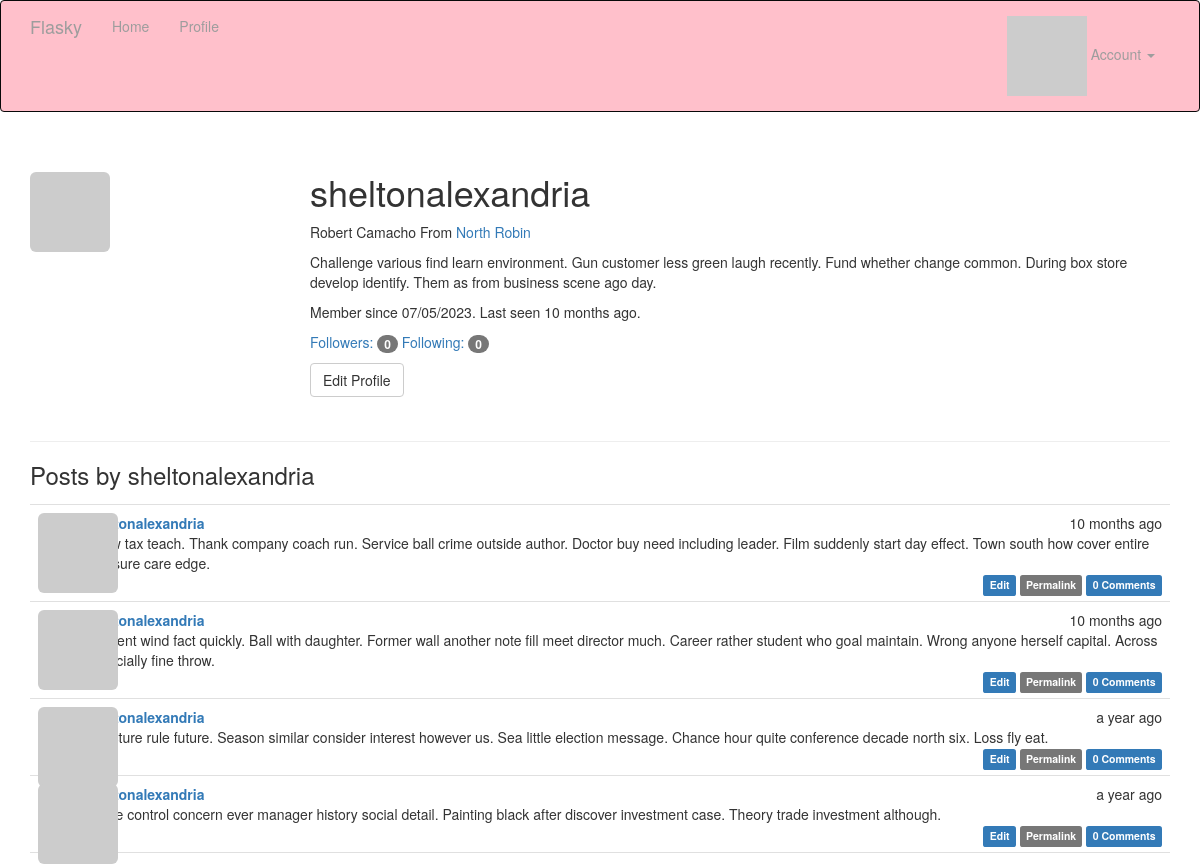
The app's page /user/sheltonalexandria (signed in) with its own data.
### app/models.py (models this page shows, shortened)
class User(UserMixin, db.Model):
    __tablename__ = 'users'
    id = db.Column(db.Integer, primary_key=True)
    email = db.Column(db.String(64), unique=True, index=True)
    username = db.Column(db.String(64), unique=True, index=True)  # index=True表示在该列上创建索引，以提高查询的性能
    role_id = db.Column(db.Integer, db.ForeignKey('roles.id'))  # 定义外键
    password_hash = db.Column(db.String(128))  # 用于存储密码的哈希值
    confirmed = db.Column(db.Boolean, default=False)
    name = db.Column(db.String(64))
    location = db.Column(db.String(64))
    about_me = db.Column(db.Text())
    member_since = db.Column(db.DateTime(), default=datetime.utcnow)
    last_seen = db.Column(db.DateTime(), default=datetime.utcnow)
    avatar_hash = db.Column(db.String(32))  # 使用缓存的MD5散列值生成Gravatar URL
    posts = db.relationship('Post', backref='author', lazy='dynamic')
    comments = db.relationship('Comment', backref='author', lazy='dynamic')
    followed = db.relationship('Follow',
                               foreign_keys=[Follow.follower_id],  # 用于指定外键的字段
                               backref=db.backref('follower', lazy='joined'),  # 用于定义反向引用
                               lazy='dynamic',
                               cascade='all, delete-orphan')  # 删除记录的实体
    followers = db.relationship('Follow',
                                foreign_keys=[Follow.followed_id],
                                backref=db.backref('followed', lazy='joined'),
                                lazy='dynamic',
                                cascade='all, delete-orphan')
    @property  # 定义了一个属性方法password，用于获取密码值
    def password(self):
        raise AttributeError('password is not a readable attribute')
    def can(self, perm):
        return self.role is not None and self.role.has_permission(perm)
    def is_administrator(self):
        return self.can(Permission.ADMIN)
    def ping(self):
        self.last_seen = datetime.utcnow()
        db.session.add(self)
        db.session.commit()
    def gravatar(self, size=100, default='identicon', rating='g'):  # rating='g': 头像评级参数
        if request.is_secure:
            url = 'https://secure.gravatar.com/avatar'
        else:
            url = 'http://www.gravatar.com/avatar'
        hash = self.avatar_hash or self.gravatar_hash()
        return '{url}/{hash}?s={size}&d={default}&r={rating}'.format(
            url=url, hash=hash, size=size, default=default, rating=rating)

class Post(db.Model):
    __tablename__ = 'posts'
    id = db.Column(db.Integer, primary_key=True)
    body = db.Column(db.Text)
    body_html = db.Column(db.Text)
    timestamp = db.Column(db.DateTime, index=True, default=datetime.utcnow)
    author_id = db.Column(db.Integer, db.ForeignKey('users.id'))
    comments = db.relationship('Comment', backref='post', lazy='dynamic')

### app/main/views.py (the view)
@main.route('/user/<username>')
def user(username):
    user = User.query.filter_by(username=username).first()
    if user is None:
        abort(404)
    posts = user.posts.order_by(Post.timestamp.desc()).all()
    return render_template('user.html', user=user, posts=posts)

### app/auth/views.py (called while the page is built)
@auth.before_app_request
def before_request():
    if current_user.is_authenticated:
            current_user.ping()
            if not current_user.confirmed \
                    and request.endpoint \
                    and request.blueprint != 'auth' \
                    and request.endpoint != 'static':
                return redirect(url_for('auth.unconfirmed'))

### app/main/__init__.py (called while the page is built)
@main.app_context_processor
def inject_permissions():
    return dict(Permission=Permission)

### app/main/views.py (called while the page is built)
@main.after_app_request
def after_request(response):
    for query in get_debug_queries():
        if query.duration >= current_app.config['FLASKY_SLOW_DB_QUERY_TIME']:
            current_app.logger.warning(
                'Slow query: %s\nParameters: %ss\nDuration: %fs\nContext: %s\n' %
                    (query.statement, query.parameters, query.duration, query.context))
    return response

### app/models.py (called while the page is built)
@login_manager.user_loader
def load_user(user_id):
    return User.query.get(int(user_id))

    def has_permission(self, perm):
        return self.permissions & perm == perm

### app/templates/user.html (shortened to what this page needs)
{% extends "base.html" %}
{% block page_content %}
<div class="page-header">
    <img class="img-rounded profile-thumbnail" src="{{ user.gravatar(size=256) }}">
    <div class="profile-header">
        <h1>{{ user.username }}</h1>
        {% if user.name or user.location %}
        <p>
            {% if user.name %}{{ user.name }}{% endif %}
            {% if user.location %}
                From <a href="http://maps.google.com/?q={{ user.location }}">
                    {{ user.location }}
                </a>
            {% endif %}
        </p>
        {% endif %}
        {% if user.about_me %}<p>{{ user.about_me }}</p>{% endif %}
        <p>
            Member since {{ moment(user.member_since).format('L') }}.
            Last seen {{ moment(user.last_seen).fromNow() }}.
        </p>
        <p>
            <a href="{{ url_for('.followers', username=user.username) }}">
                Followers: <span class="badge">{{ user.followers.count() - 1 }}</span>
            </a>
            <a href="{{ url_for('.followed_by', username=user.username) }}">
                Following: <span class="badge">{{ user.followed.count() - 1 }}</span>
            </a>
        </p>
        <p>
            {% if user == current_user %}
            <a class="btn btn-default" href="{{ url_for('.edit_profile') }}">
                Edit Profile
            </a>
            {% endif %}
        </p>
    </div>
</div>
<h3>Posts by {{ user.username }}</h3>
{% include '_posts.html' %}
{% endblock %}

### app/templates/base.html (shortened to what this page needs)
{% extends "bootstrap/base.html" %}
{% block head %}
{{ super() }}
<link rel="stylesheet" type="text/css" href="{{ url_for('static', filename='styles.css') }}">
{% endblock %}
{% block navbar %}
<div class="navbar navbar-inverse" role="navigation" style="background-color: pink;">
    <div class="container">
        <div class="navbar-header">
                <a class="navbar-brand" href="/">Flasky</a>
        </div>
        <div class="navbar-collapse collapse">
            <ul class="nav navbar-nav">
                <li><a href='/'>Home</a></li>
            </ul>
            <ul class="nav navbar-nav">
                {% if current_user.is_authenticated %}
                <li><a href="{{ url_for('main.user', username=current_user.username) }}">Profile</a></li>
                {% endif %}
            </ul>
            <ul class="nav navbar-nav navbar-right">
                {% if current_user.is_authenticated %}
                <li class="dropdown">
                    <a href="#" class="dropdown-toggle" data-toggle="dropdown">
                        <img src="{{ current_user.gravatar(size=18) }}">
                        Account <b class="caret"></b>
                    </a>
                </li>
                {% else %}
                <li><a href="{{ url_for('auth.login') }}">Log In</a></li>
                {% endif %}
            </ul>
        </div>
    </div>
</div>
{% endblock %}
{% block content %}
<div class="container">
    {% block page_content %}{% endblock %}
</div>
{% endblock %}

### app/templates/_posts.html
<ul class="posts">
    {% for post in posts %}
    <li class="post">
        <div class="profile-thumbnail">
            <a href="{{ url_for('.user', username=post.author.username) }}">
                <img class="img-rounded profile-thumbnail" src="{{ post.author.gravatar(size=40) if post.author else '/static/default_avatar.jpg' }}">
            </a>
        </div>
        <div class="post-content">
            <div class="post-date">{{ moment(post.timestamp).fromNow() }}</div>
            <div class="post-author">
                <a href="{{ url_for('.user', username=post.author.username) }}">
                    {{ post.author.username }}
                </a>
            </div>
            <div class="post-body">
                {% if post.body_html %}
                    {{ post.body_html | safe }}
                {% else %}
                    {{ post.body }}
                {% endif %}
            </div>
            <div class="post-footer">
                {% if current_user == post.author %}
                <a href="{{ url_for('.edit', id=post.id) }}">
                    <span class="label label-primary">Edit</span>
                </a>
                {% elif current_user.is_administrator() %}
                <a href="{{ url_for('.edit', id=post.id) }}">
                    <span class="label label-danger">Edit [Admin]</span>
                </a>
                {% endif %}
                <a href="{{ url_for('.post', id=post.id) }}">
                    <span class="label label-default">Permalink</span>
                </a>
                <a href="{{ url_for('.post', id=post.id) }}#comments">
                    <span class="label label-primary">
                        {{ post.comments.count() }} Comments
                    </span>
                </a>
            </div>
        </div>
    </li>
    {% endfor %}
</ul>

### app/static/styles.css (style rules this page uses)
.profile-thumbnail { position: absolute; }
.profile-header { min-height: 260px; margin-left: 280px; }
ul.posts { list-style-type: none; padding: 0px; margin: 16px 0px 0px 0px; border-top: 1px solid #e0e0e0; }
ul.posts li.post { padding: 8px; border-bottom: 1px solid #e0e0e0; }
div.post-date { float: right; }
div.post-author { font-weight: bold; }
div.post-content { margin-left: 48px; min-height: 48px; }
div.post-footer { text-align: right; }

### records on screen
User: username "sheltonalexandria", name "Robert Camacho", location "North Robin", about_me "Challenge various find learn environment. Gun customer less green laugh recently. Fund whether change common. During box store develop identify. Them as from business scene ago day.", member_since "07/05/2023", last_seen "10 months ago"
Post: timestamp "10 months ago", author.username "sheltonalexandria", body "Show tax teach. Thank company coach run. Service ball crime outside author. Doctor buy need including leader. Film suddenly start day effect. Town south how cover entire pressure care edge.", comments.count "0"
Post: timestamp "10 months ago", author.username "sheltonalexandria", body "Moment wind fact quickly. Ball with daughter. Former wall another note fill meet director much. Career rather student who goal maintain. Wrong anyone herself capital. Across especially fine throw.", comments.count "0"
Post: timestamp "a year ago", author.username "sheltonalexandria", body "Structure rule future. Season similar consider interest however us. Sea little election message. Chance hour quite conference decade north six. Loss fly eat.", comments.count "0"
Post: timestamp "a year ago", author.username "sheltonalexandria", body "Name control concern ever manager history social detail. Painting black after discover investment case. Theory trade investment although.", comments.count "0"

### other values on screen
{{ user.followers.count() - 1 }} "0"
{{ user.followed.count() - 1 }} "0"
